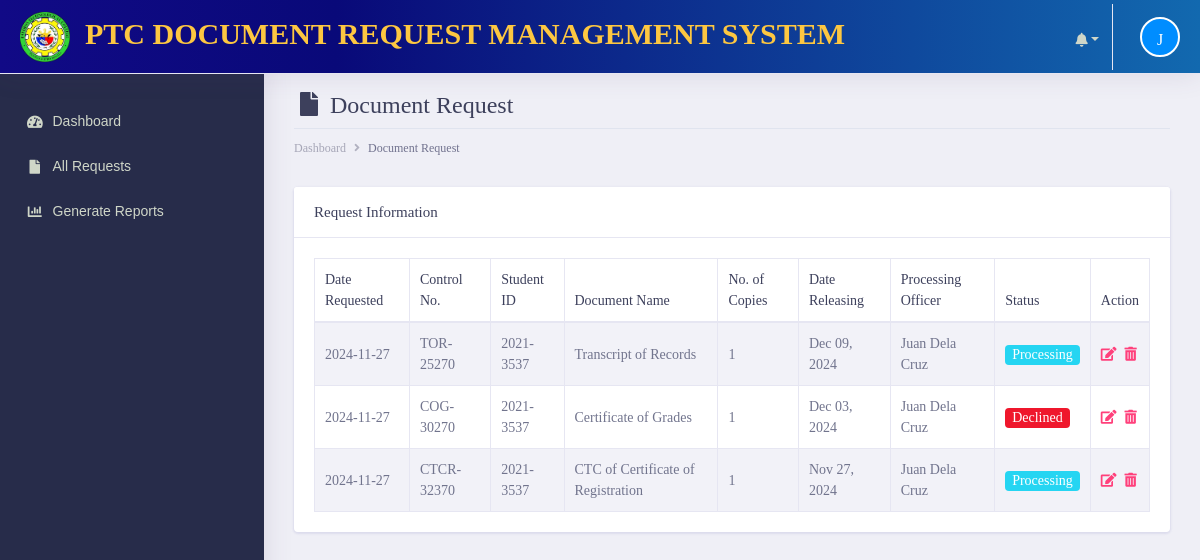
Before: /registrar/documents/request.php (signed in) with the older database file.
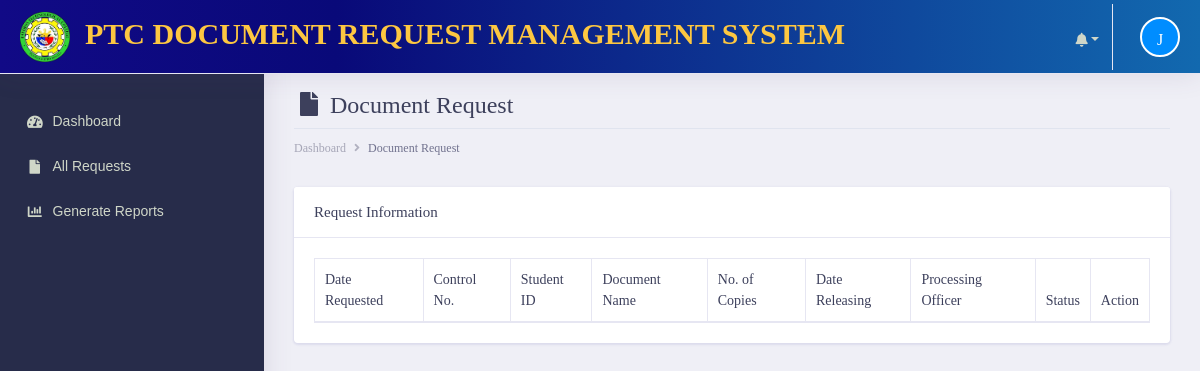
After: the same page with the newer database file.
### tables this page shows
CREATE TABLE `tbl_documentrequest` (
  `request_id` int(11) NOT NULL,
  `control_no` varchar(255) NOT NULL,
  `studentID_no` varchar(255) NOT NULL,
  `document_name` varchar(255) NOT NULL,
  `no_ofcopies` varchar(255) NOT NULL,
  `date_request` varchar(255) NOT NULL,
  `date_releasing` varchar(255) DEFAULT NULL,
  `processing_officer` varchar(255) DEFAULT NULL,
  `status` varchar(255) NOT NULL,
  `student_id` int(11) NOT NULL,
  `notif` int(11) DEFAULT NULL
);

### registrar/init/model/class_model.php (called while the page is built, shortened)
<?php
	class class_model{
		public $host = db_host;
		public $user = db_user;
		public $pass = db_pass;
		public $dbname = db_name;
		public $conn;
		private function connect(){
			$this->conn = new mysqli($this->host, $this->user, $this->pass, $this->dbname);
		}
	    public function fetchAll_documentrequest(){
            $sql = "SELECT * FROM  tbl_documentrequest";
				$stmt = $this->conn->prepare($sql);
				$stmt->execute();
				$result = $stmt->get_result();
		        $data = array();
		         while ($row = $result->fetch_assoc()) {
		                   $data[] = $row;
		            }
		         return $data;
		  }
	}
?>

### registrar/documents/request.php (the view, shortened to what the changed rows need)
<?php include('main_header/header.php'); ?>
<div class="dashboard-wrapper">
  <div class="container-fluid dashboard-content">
    <div class="row">
      <div class="col-xl-12 col-lg-12 col-md-12 col-sm-12 col-12">
        <div class="page-header">
          <h2 class="pageheader-title"><i class="fa fa-fw fa-file"></i> Document Request </h2>
        </div>
      </div>
    </div>
    <div class="row">
      <div class="col-xl-12 col-lg-12 col-md-12 col-sm-12 col-12">
        <div class="card">
          <div class="card-body">
            <div class="table-responsive">
              <table class="table table-striped table-bordered first" attribute="data-show-print" type="boolean">
                <thead>
                  <tr>
                    <th scope="col">Date Requested</th>
                    <th scope="col">Control No.</th>
                    <th scope="col">Student ID</th>
                    <th scope="col">Document Name</th>
                    <th scope="col">No. of Copies</th>
                    <th scope="col">Date Releasing</th>
                    <th scope="col">Processing Officer</th>
                    <th scope="col">Status</th>
                    <th scope="col">Action</th>
                  </tr>
                </thead>
                <tbody>
                  <?php
                    $conn = new class_model();
                    $docrequest = $conn->fetchAll_documentrequest();
                  ?>
                  <?php foreach ($docrequest as $row) { ?>
                  <tr>
                    <td><?= $row['date_request']; ?></td>
                    <td><?= $row['control_no']; ?></td>
                    <td>
                      <?php
                        if ($row['studentID_no'] !== '') {
                          echo $row['studentID_no'];
                        } else {
                          echo 'No Student ID Recorded!';
                        }
                      ?>
                    </td>
                    <td><?= $row['document_name']; ?></td>
                    <td><?= $row['no_ofcopies']; ?></td>
                    <td>
                      <?php
                        if ($row['date_releasing'] === NULL) {
                          echo "";
                        } else if ($row['date_releasing'] === $row['date_releasing']) {
                          echo date("M d, Y", strtotime($row['date_releasing']));
                        }
                      ?>
                    </td>
                    <td><?= $row['processing_officer']; ?></td>
                    <td>
                      <?php
                        if ($row['status'] === "Processing") {
                          echo '<span class="badge bg-info text-white">Processing</span>';
                        } else if ($row['status'] === "Received") {
                          echo '<span class="badge bg-warning text-white">Received</span>';
                        } else if ($row['status'] === "Waiting for Payment") {
                          echo '<span class="badge bg-danger text-white">Waiting for Payment</span>';
                        } else if ($row['status'] === "Releasing") {
                          echo '<span class="badge bg-success text-white">Releasing</span>';
                        } else if ($row['status'] === "Released") {
                          echo '<span class="badge bg-primary text-white">Released</span>';
                        } else if ($row['status'] === "Declined") {
                          echo '<span class="badge bg-danger text-white">Declined</span>';
                        }
                      ?>
                    </td>
                    <td class="align-right">
                      <?php if ($row['status'] == true) { ?>
                      <div class="d-flex align-items-center">
                        <div class="three mr-2">
                          <a href="edit-request.php?request=<?= $row['request_id']; ?>&student-number=<?= $row['studentID_no']; ?>" class="text-secondary font-weight-bold text-xs" data-toggle="tooltip" data-original-title="Edit user">
                            <i class="fa fa-edit"></i>
                          </a>
                        </div>
                        <div class="four">
                          <a href="javascript:;" data-id="<?= $row['request_id']; ?>" class="text-secondary font-weight-bold text-xs delete" data-toggle="tooltip" data-original-title="Delete user">
                            <i class="fa fa-trash-alt"></i>
                          </a>
                        </div>
                      </div>
                      <?php } ?>
                    </td>
                  </tr>
                  <?php } ?>
                </tbody>
              </table>
            </div>
          </div>
        </div>
      </div>
    </div>
  </div>
</div>
</body>
</html>

Changed rows visible on the page:
removed tbl_documentrequest: date_request "2024-11-27", control_no "TOR-25270", studentID_no "2021-3537", document_name "Transcript of Records", no_ofcopies "1", date_releasing "Dec 09, 2024", processing_officer "Juan Dela Cruz", status "Processing"
removed tbl_documentrequest: date_request "2024-11-27", control_no "COG-30270", studentID_no "2021-3537", document_name "Certificate of Grades", no_ofcopies "1", date_releasing "Dec 03, 2024", processing_officer "Juan Dela Cruz", status "Declined"
removed tbl_documentrequest: date_request "2024-11-27", control_no "CTCR-32370", studentID_no "2021-3537", document_name "CTC of Certificate of Registration", no_ofcopies "1", date_releasing "Nov 27, 2024", processing_officer "Juan Dela Cruz", status "Processing"
